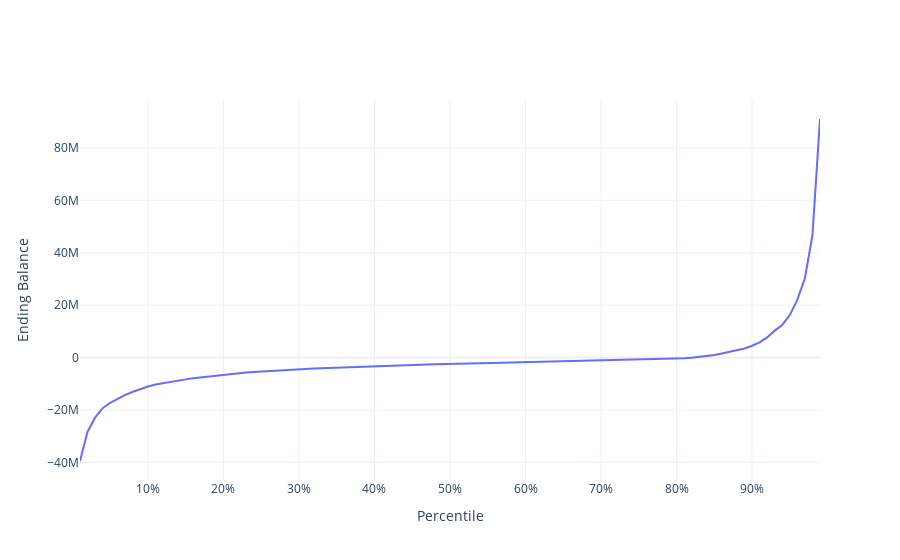

The cell this chart's notebook holds for it:
### Markdown cell above
# FIGURE 2

### Code cell
grid = [i / 100 for i in range(1, 100)]
pcts = BT.quantile(grid).to_numpy()
trace = go.Scatter(
    x=grid,
    y=pcts,
    mode="lines",
    hovertemplate="%{x:.0%} percentile=%{y:,.1f}MM<extra></extra>"
)
fig = go.Figure(trace)
fig.update_layout(
    xaxis_title="Percentile",
    yaxis_title="Ending Balance",
    xaxis_tickformat=".0%",
    template="plotly_white",
)
fig.show()
